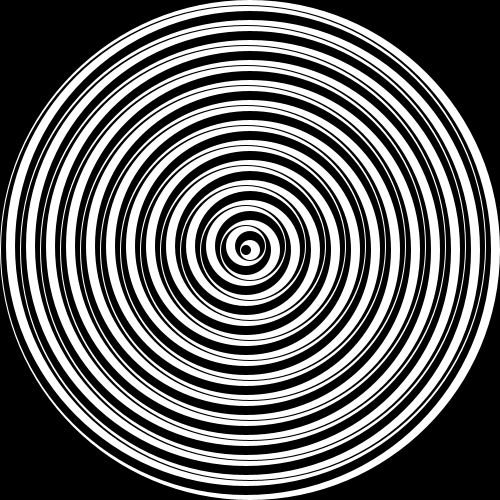
Frame 1 (no input)
Frame 60 (the mouse pressed at the canvas centre just before this capture): identical to frame 1, image omitted
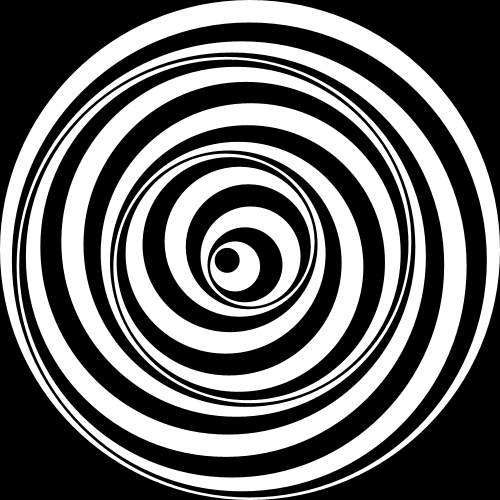
Frame 120 (the mouse held since frame 60 and released just before this capture)

The Processing sketch that drew these frames (run headless with seeded random() and noise(); from frame 60 on, the mouse is pressed at the canvas centre):

// Processing sketch: interactive_animation
// ── interactive_animation.pde
// by Aven, New Media Communication, WPP, SADA
// Sep 23rd, 2017
// Make Design Interact

// variable and animation (also try to mention iteration and mouseX, mouseY)

void setup() {
  size(500, 500);
  noStroke();
}

void draw() {
  background(0);
  translate(width / 2, height / 2);
  
  float rad = width/2;
  float angle = 0;
  float tr = map(mouseX, 0, width, 5, 20);
  float ta = map(mouseY, 0, height, PI / 2.0, PI / 48.0);
  float c = 255;
  
//---------------------------Pattern -----------------------------------------------------------------------    
  float x = 0, y = 0;
  while (rad >= 5) {
    fill(c);
    ellipse(x, y, rad * 2, rad * 2);
//update color, location, size
    c = 255 - c; 
    //odd and even number for black and white respectively
    rad -= tr; 
    //radius decreases, step length equals to tr (mouseX), till rad goes below 1 and terminates iteration
    //in other words: mouseX is controlling how many ellipses in pattern
    angle += ta;
    //angle increases, step length equals to ta (mouseY)
    //in other words: mouseY is controlling rotating angle of each ellipse 
    //Important: not necessarily equivalent to pattern rotation
    x += cos(angle + ta) * tr * 0.8;
    y += sin(angle + ta) * tr * 0.8;
  }
  
//---------------------------Animate----------------------------------------------------------------------
  //angle += PI / 23.0;
}
